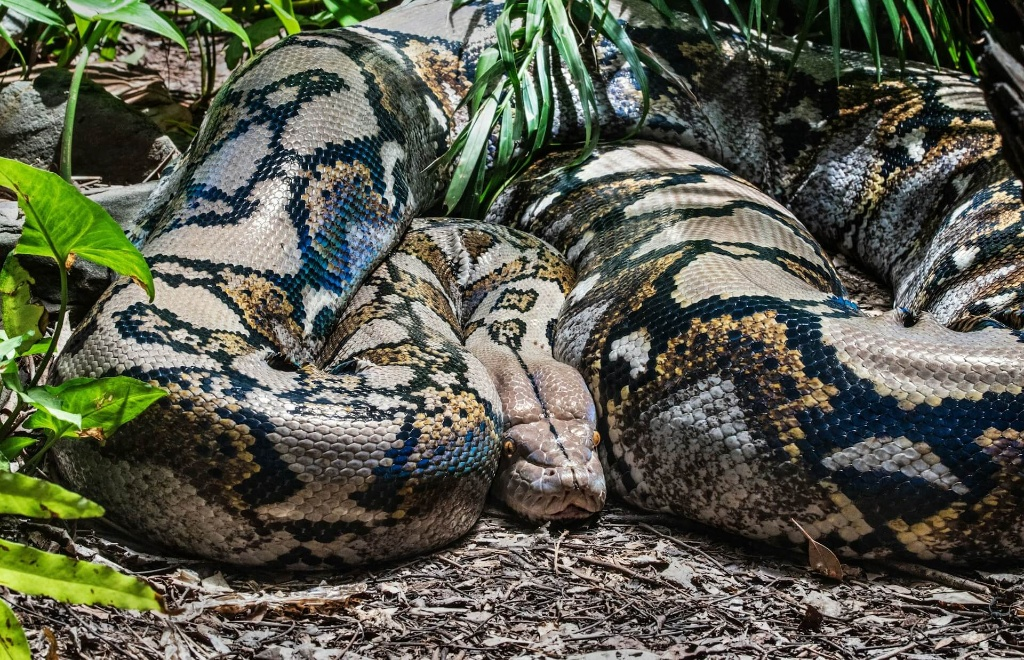
#> input picture img.jpg, 1024 x 660 px
$ python -i img.py   (imports and definitions only)
#> lines starting #> are read from the running program, lines starting #| are printed output that depends on the picture
#> further down, picture is the input picture: shape (660, 1024, 3); mean B, G, R 76.7, 90.5, 88.4
import cv2
import numpy as np


def img_manipulation_task(imgs: list[np.ndarray], work_index: int) -> list[np.ndarray]:
    imgs_out = []
    for img in imgs:
        img_out = img_crop(img, 1.0)
        img_out = img_resize(img_out, 512)
        img_out = img_enhance_contrast(img_out, 2.0)
        imgs_out.append(img_out)

    return imgs_out


def img_resize(img: np.ndarray, max_size: int) -> np.ndarray:
    h, w = img.shape[:2]
    if h > w:
        img = cv2.resize(img, (int(w * max_size / h), max_size))
    else:
        img = cv2.resize(img, (max_size, int(h * max_size / w)))
    return img


def img_crop(img: np.ndarray, aspect_ratio: float) -> np.ndarray:
    h, w = img.shape[:2]
    if h > w:
        crop_h = int(w * aspect_ratio)
        crop_y = (h - crop_h) // 2
        img = img[crop_y : crop_y + crop_h, :]
    else:
        crop_w = int(h * aspect_ratio)
        crop_x = (w - crop_w) // 2
        img = img[:, crop_x : crop_x + crop_w]
    return img


def img_enhance_contrast(img: np.ndarray, amount: float = 2.0) -> np.ndarray:
#> called with amount = 2
    lab = cv2.cvtColor(img, cv2.COLOR_BGR2LAB)
#> lab: shape (660, 1024, 3); mean of channels 0, 1, 2 93.2, 125.4, 134.9
    l, a, b = cv2.split(lab)
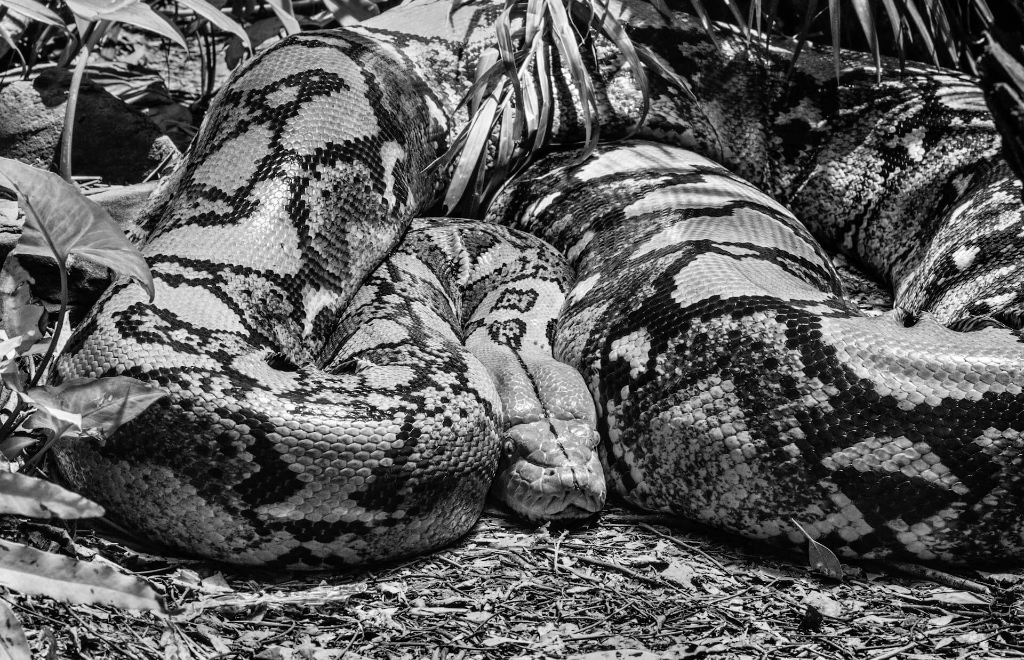
#> l: shape (660, 1024); min 0, max 255, mean 93.2
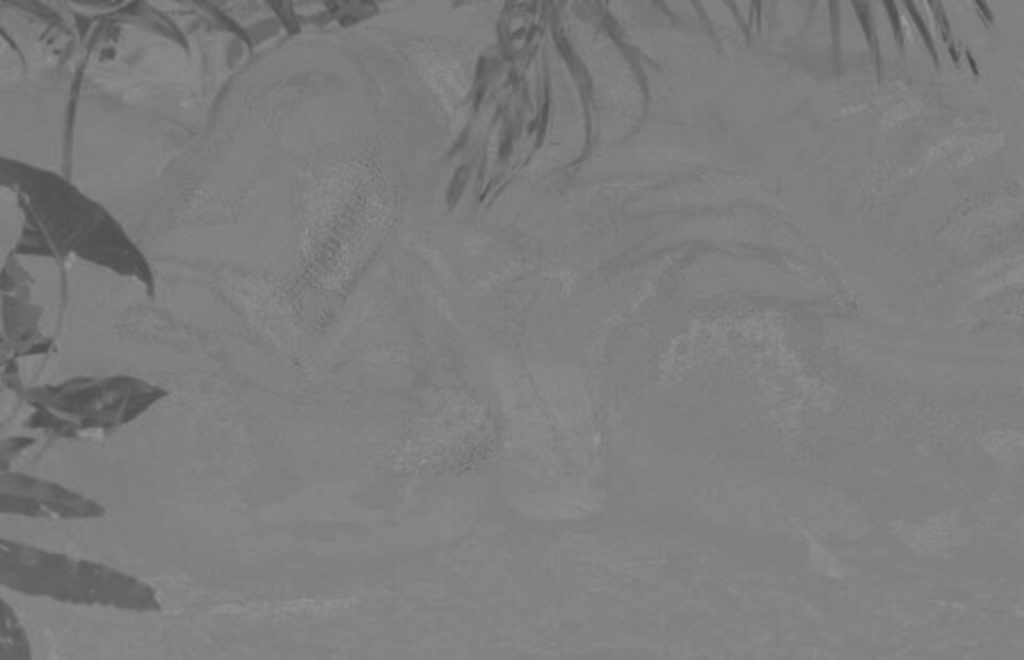
#> a: shape (660, 1024); min 72, max 153, mean 125.4
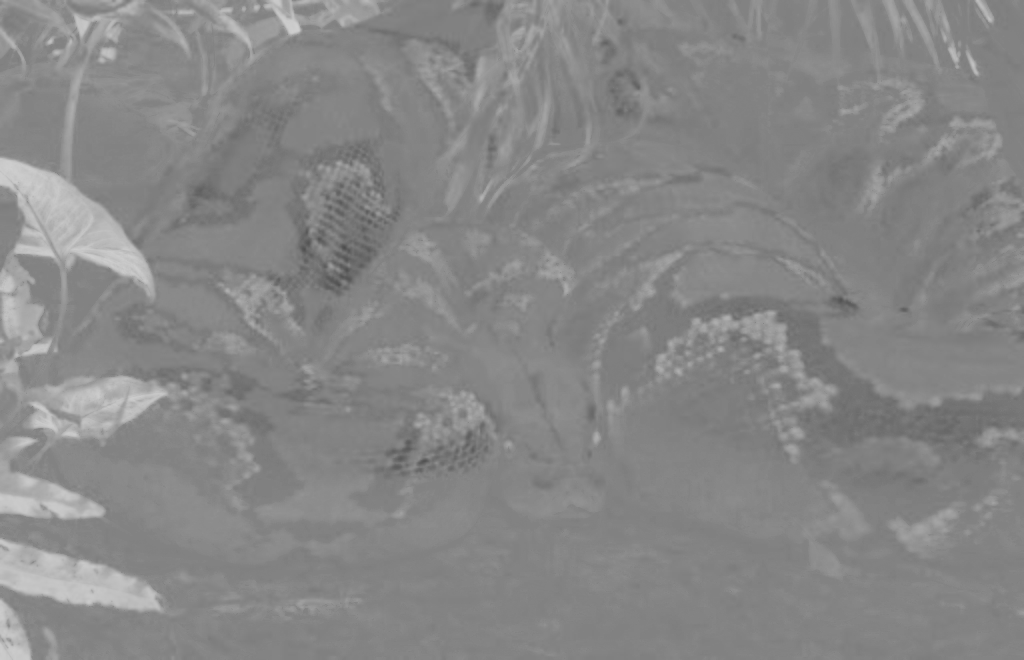
#> b: shape (660, 1024); min 77, max 207, mean 134.9
    clahe = cv2.createCLAHE(clipLimit=amount, tileGridSize=(8, 8))
    cl = clahe.apply(l)
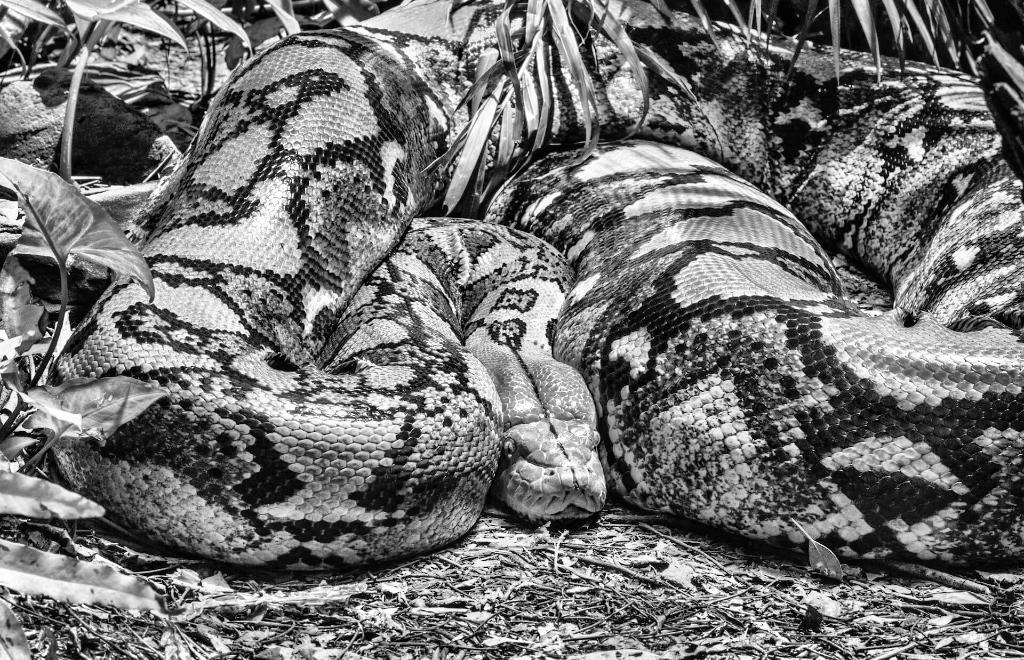
#> cl: shape (660, 1024); min 0, max 255, mean 112.5
    limg = cv2.merge((cl, a, b))
#> limg: shape (660, 1024, 3); mean of channels 0, 1, 2 112.5, 125.4, 134.9
    enhanced_img = cv2.cvtColor(limg, cv2.COLOR_LAB2BGR)
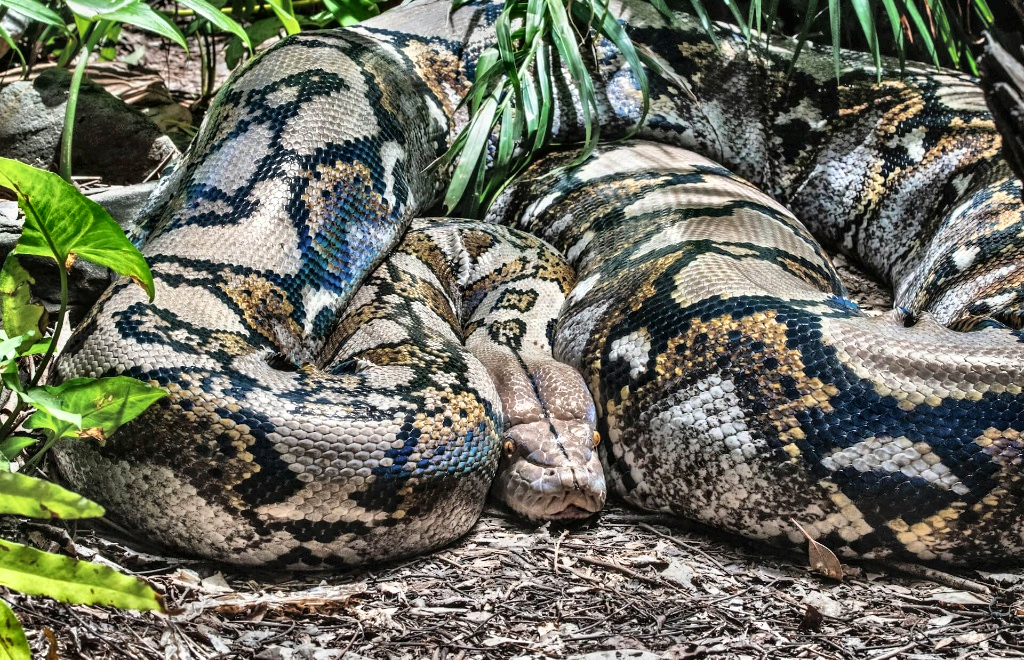
#> enhanced_img: shape (660, 1024, 3); mean B, G, R 95.7, 109.4, 107.5
    return enhanced_img

>>> import cv2
>>> picture = cv2.imread('../img.jpg')
>>> result = img_enhance_contrast(picture)
